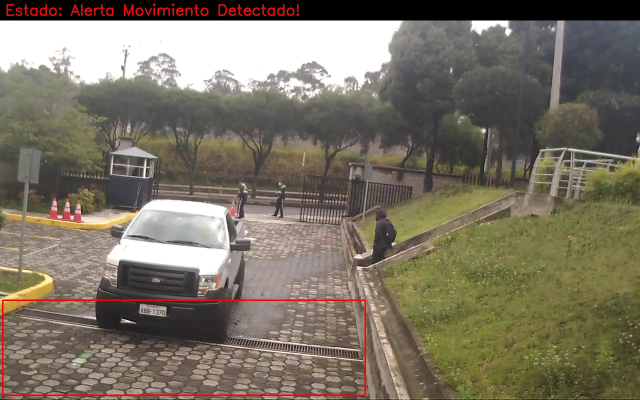
#> input picture Core/bdd/detection_2022-01-23-14_29_12.jpg, 1280 x 800 px, given in place of VIDEO-PRUEBA-3.mp4, which was not available (shown at 1/2 size)
$ python app-run.py
#> lines starting #> are read from the running program, lines starting #| are printed output that depends on the picture; after the words box and inside, x2 and y2 are one past the last pixel; in counts of white or black regions, pixels touching at a corner belong together; pictures that were not available may be replaced by others from this repository, and a replacement may not be noted
### Core/crooped_image.py
import cv2
import imutils
import numpy as np


#async def cropped_plate(img_original):
def cropped_plate(img_original):
    img_grayScale = cv2.cvtColor(img_original, cv2.COLOR_BGR2GRAY)  # Gray Scale
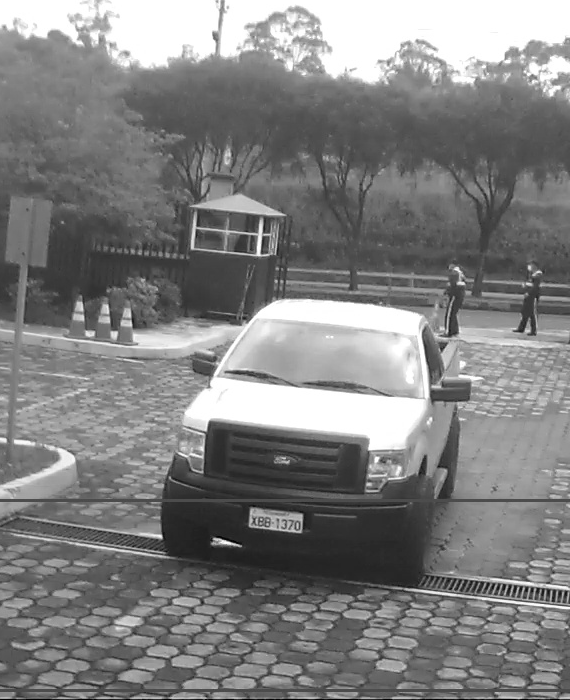
#> img_grayScale: shape (700, 570); min 1, max 255, mean 128.2
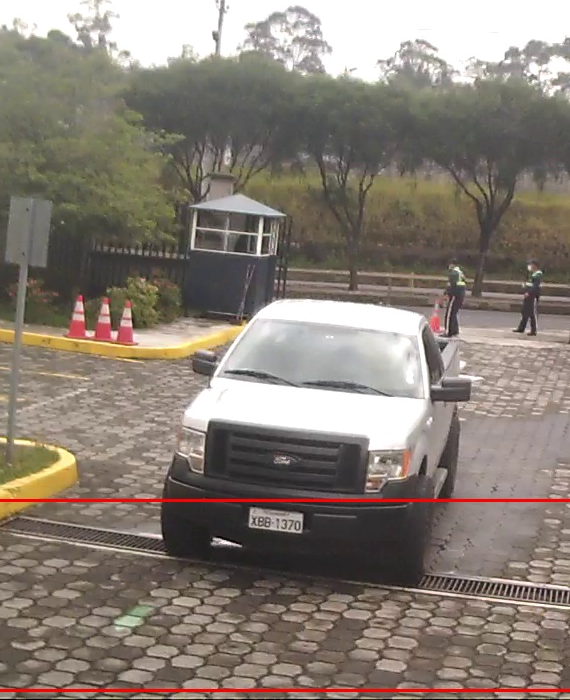
#> img_original: shape (700, 570, 3); mean B, G, R 116.9, 126.4, 136.1
    img_noiseReduction = cv2.bilateralFilter(img_grayScale, 11, 17, 17)  # Noise reduction
    img_Canny = cv2.Canny(img_noiseReduction, 30, 200)  # Put image in black backrgoung with white lines
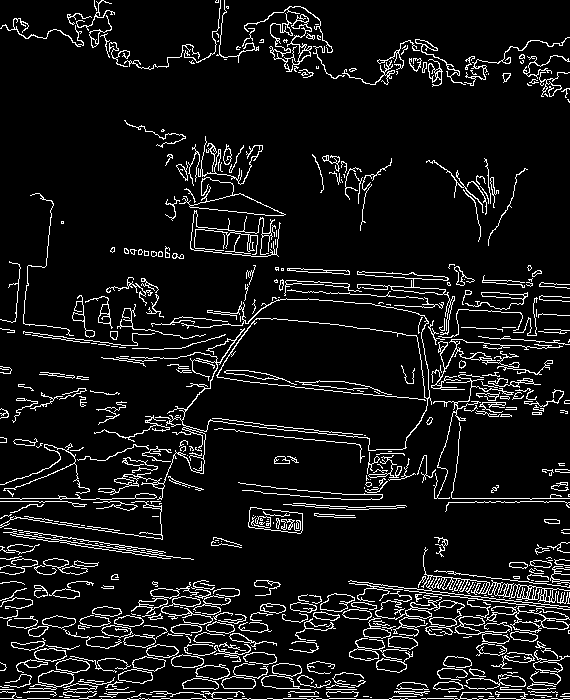
#> img_Canny: shape (700, 570); 8.6% white in thin lines or dots

    keypoints = cv2.findContours(img_Canny.copy(), cv2.RETR_TREE, cv2.CHAIN_APPROX_SIMPLE)
#> keypoints = 767 contours, 524 with area under 20; largest, box (x1, y1, x2, y2) and area: (248, 507, 303, 534) 1062, (248, 507, 303, 534) 1060, (179, 177, 286, 216) 985, (189, 193, 285, 216) 955, (29, 658, 90, 690) 740

    contours = imutils.grab_contours(keypoints)
#> contours has the same summary as keypoints
    contours = sorted(contours, key=cv2.contourArea, reverse=True)[:10]
#> contours = 10 contours; largest, box (x1, y1, x2, y2) and area: (248, 507, 303, 534) 1062, (248, 507, 303, 534) 1060, (179, 177, 286, 216) 985, (189, 193, 285, 216) 955, (29, 658, 90, 690) 740

    # Saca la posicion donde se enuentra el rectangulo
    thereIsLocation = False

    location = []
    for contour in contours:
        approx = cv2.approxPolyDP(contour, 10, True)
        #print("Longitud contornos: ",len(approx))
        if len(approx) == 4:
            location = approx
            thereIsLocation = True
            break
#> this loop made 1 pass
#> (location, thereIsLocation) on pass 1: ([[250, 507], [249, 527], [302, 530], [302, 513]], True)

    #print(location)

    if len(location) == 0:
        return []

    cropped_image = img_noiseReduction[:]

    if thereIsLocation:
        mask = np.zeros(img_Canny.shape, np.uint8)
        new_image = cv2.drawContours(mask, [location], 0, 255, -1)
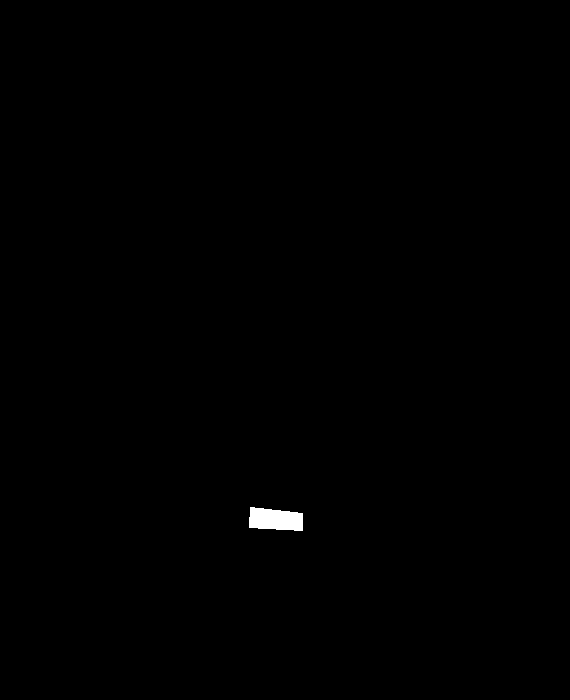
#> new_image: shape (700, 570); 0.26% white; 1 white region, box (x1, y1, x2, y2) and area: (249, 507, 303, 531) 1047
        new_image = cv2.bitwise_and(img_noiseReduction, img_noiseReduction, mask=mask)

        # CORTAR IMAGEN
        (x, y) = np.where(mask == 255)
#> x = 1047 values from 507 to 530; y = 1047 values, max 302 at index 212, min 249 at index 372, mean 275
        (x1, y1) = (np.min(x), np.min(y))
#> x1 = 507; y1 = 249
        (x2, y2) = (np.max(x), np.max(y))
#> x2 = 530; y2 = 302
        cropped_image = img_noiseReduction[x1:x2 + 1, y1:y2 + 1]
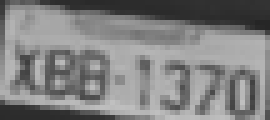
#> cropped_image: shape (24, 54) (shown 5 times larger); min 37, max 192, mean 128.7
        pass

    return cropped_image

### Core/app-run.py
## LIBRARIES
import threading
from datetime import datetime

import cv2
import asyncio
from crooped_image import cropped_plate
#from print_picture import print_photo
from ocr import ocr_plate
from improve_image import filtro_otsu, dilatacion, erosion, ecualizacion, filtro_gauissiano

## GRABAR IMAGEN
async def guardarImagen(frames):
    #cropped_image = await cropped_plate(frames[700:800, 100:500])
    cropped_image = await cropped_plate(frames[34:800, 594:794])
    if len(cropped_image)>0:
        cv2.imshow('DiegoGonzalez', cropped_image)
        placa = await ocr_plate(cropped_image)
        if len(placa) > 1:
            nameFile = 'bdd/detection_' + datetime.today().strftime('%Y-%m-%d-%H_%M_%S') + '.jpg'
            cv2.imwrite(nameFile, frames)
        print("La placa es: ", placa)

## LEER EL VIDEO

# capture frames from a video
cap = cv2.VideoCapture('videos/VIDEO-PRUEBA-3.mp4')
#cap = cv2.VideoCapture('videos/video-17min-6am.mp4')

async def main (cap):
    # loop runs if capturing has been initialized.
    while True:
        ret, frames = cap.read()
        #cropped_image = await cropped_plate(frames[300:900, 100:700])
        #cropped_image = await cropped_plate(frames[700:800, 100:500]) #leonel
#> (the run stopped early here; a loop or call above may not have finished)

$ run again, on Core/bdd/detection_2022-01-27-10_46_08.jpg
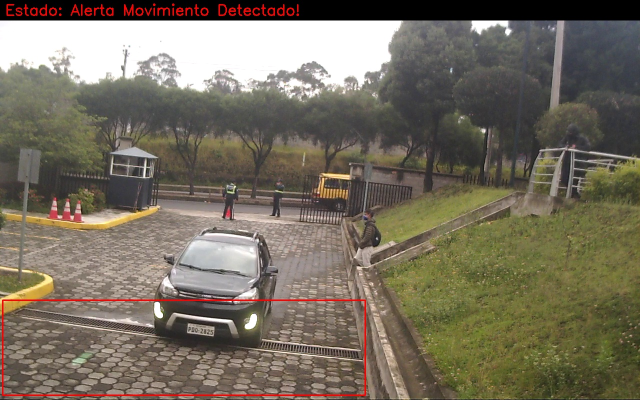
#> input picture Core/bdd/detection_2022-01-27-10_46_08.jpg, 1280 x 800 px, given in place of VIDEO-PRUEBA-3.mp4, which was not available (shown at 1/2 size)
#> in cropped_plate, `img_Canny = cv2.Canny(img_noiseReduction, 30, 200)`:
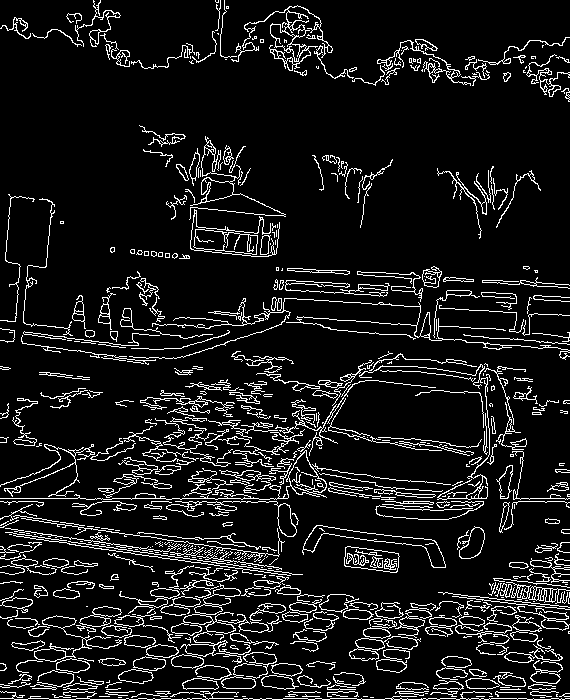
#> img_Canny: shape (700, 570); 9.8% white in thin lines or dots
#> keypoints = 941 contours, 636 with area under 20; largest, box (x1, y1, x2, y2) and area: (171, 583, 251, 669) 1590, (302, 525, 446, 568) 1355, (303, 525, 446, 568) 1325, (190, 209, 280, 257) 1208, (0, 450, 327, 500) 1160
#> in cropped_plate, `contours = imutils.grab_contours(keypoints)`: contours has the same summary as keypoints
#> in cropped_plate, `contours = sorted(contours, key=cv2.contourArea, reverse=True)[:10]`: contours = 10 contours; largest, box (x1, y1, x2, y2) and area: (171, 583, 251, 669) 1590, (302, 525, 446, 568) 1355, (303, 525, 446, 568) 1325, (190, 209, 280, 257) 1208, (0, 450, 327, 500) 1160
#> the loop in cropped_plate, `for contour in contours:` made 8 passes
#> (location, thereIsLocation) on pass 8: ([[345, 547], [345, 566], [397, 571], [398, 553]], True)
#> x = 1045 values from 547 to 571; y = 1045 values, max 398 at index 215, min 345 at index 0, mean 371
#> x1 = 547; y1 = 345
#> x2 = 571; y2 = 398
#> in cropped_plate, `cropped_image = img_noiseReduction[x1:x2 + 1, y1:y2 + 1]`:
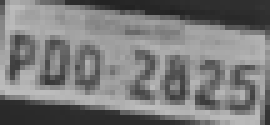
#> cropped_image: shape (25, 54) (shown 5 times larger); min 34, max 189, mean 122.3

$ run again, on Core/bdd/detection_2022-01-27-10_46_10.jpg
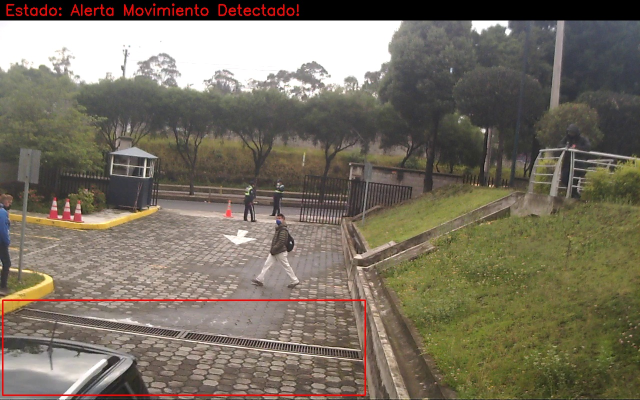
#> input picture Core/bdd/detection_2022-01-27-10_46_10.jpg, 1280 x 800 px, given in place of VIDEO-PRUEBA-3.mp4, which was not available (shown at 1/2 size)
#> in cropped_plate, `img_grayScale = cv2.cvtColor(img_original, cv2.COLOR_BGR2GRAY)`:
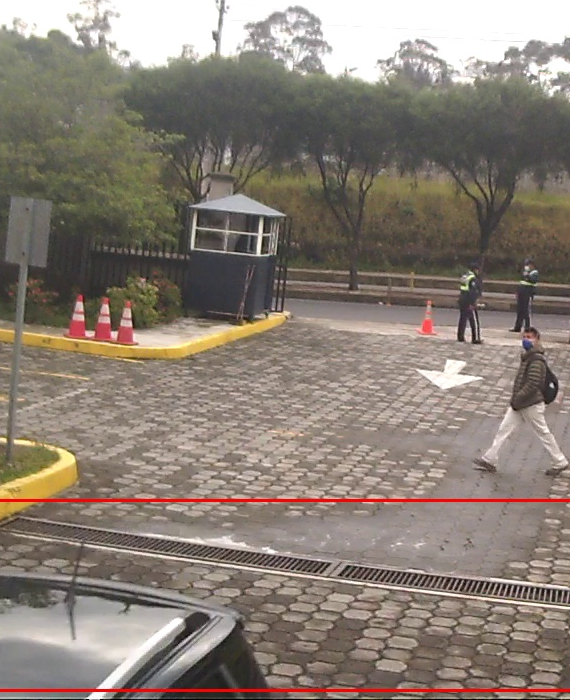
#> img_original: shape (700, 570, 3); mean B, G, R 116.8, 126.7, 137.4
#> in cropped_plate, `img_Canny = cv2.Canny(img_noiseReduction, 30, 200)`:
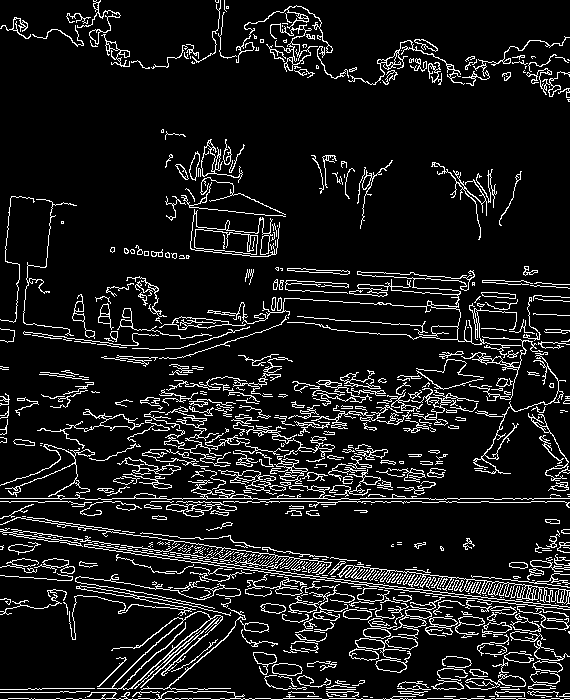
#> img_Canny: shape (700, 570); 10.2% white in thin lines or dots
#> keypoints = 993 contours, 710 with area under 20; largest, box (x1, y1, x2, y2) and area: (97, 611, 223, 690) 1955, (112, 611, 211, 690) 1607, (190, 209, 280, 257) 1350, (194, 229, 258, 255) 1120, (355, 636, 418, 673) 848
#> in cropped_plate, `contours = imutils.grab_contours(keypoints)`: contours has the same summary as keypoints
#> in cropped_plate, `contours = sorted(contours, key=cv2.contourArea, reverse=True)[:10]`: contours = 10 contours; largest, box (x1, y1, x2, y2) and area: (97, 611, 223, 690) 1955, (112, 611, 211, 690) 1607, (190, 209, 280, 257) 1350, (194, 229, 258, 255) 1120, (355, 636, 418, 673) 848
#> the loop in cropped_plate, `for contour in contours:` made 10 passes
#> approx on passes 7, 8, 10: [[84, 544], [569, 609]], [[84, 545], [367, 583]], [[0, 699], [569, 698]]
